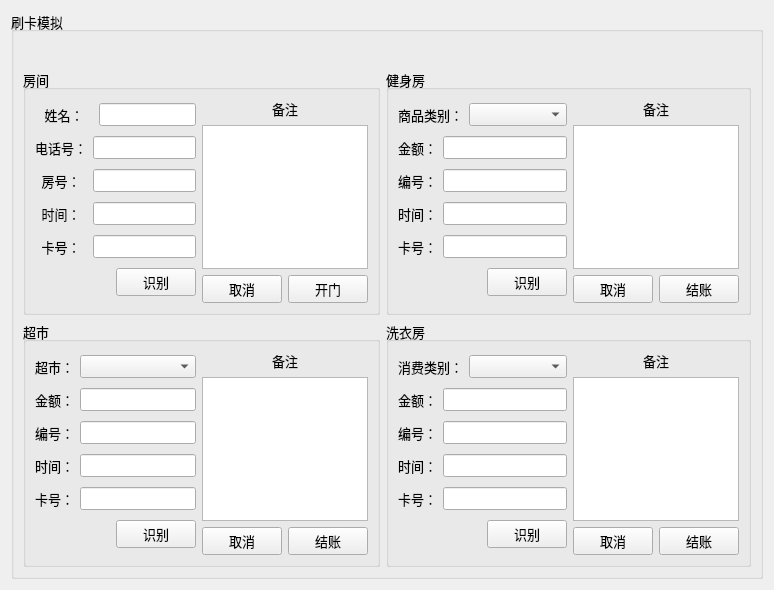
<?xml version="1.0" encoding="UTF-8"?>
<ui version="4.0">
 <class>ConsumePage</class>
 <widget class="QWidget" name="ConsumePage">
  <property name="geometry">
   <rect>
    <x>0</x>
    <y>0</y>
    <width>774</width>
    <height>590</height>
   </rect>
  </property>
  <property name="windowTitle">
   <string>Form</string>
  </property>
  <layout class="QHBoxLayout" name="horizontalLayout">
   <item>
    <widget class="QGroupBox" name="groupBox">
     <property name="font">
      <font>
       <family>Times New Roman</family>
       <pointsize>10</pointsize>
      </font>
     </property>
     <property name="title">
      <string>刷卡模拟</string>
     </property>
     <layout class="QVBoxLayout" name="verticalLayout_9">
      <item>
       <widget class="QLabel" name="label_Tips">
        <property name="font">
         <font>
          <family>Times New Roman</family>
          <pointsize>14</pointsize>
         </font>
        </property>
        <property name="text">
         <string/>
        </property>
        <property name="alignment">
         <set>Qt::AlignCenter</set>
        </property>
        <property name="margin">
         <number>6</number>
        </property>
       </widget>
      </item>
      <item>
       <layout class="QGridLayout" name="gridLayout_3">
        <item row="0" column="0">
         <widget class="QGroupBox" name="groupBox_2">
          <property name="font">
           <font>
            <family>Times New Roman</family>
            <pointsize>10</pointsize>
           </font>
          </property>
          <property name="title">
           <string>房间</string>
          </property>
          <layout class="QGridLayout" name="gridLayout_9" columnstretch="3,2">
           <item row="0" column="0">
            <layout class="QGridLayout" name="gridLayout">
             <item row="1" column="1" colspan="3">
              <widget class="QLineEdit" name="lineEdit_telephoneNumber">
               <property name="font">
                <font>
                 <family>Times New Roman</family>
                 <pointsize>10</pointsize>
                </font>
               </property>
              </widget>
             </item>
             <item row="5" column="2">
              <spacer name="horizontalSpacer">
               <property name="font">
                <font>
                 <family>Times New Roman</family>
                 <pointsize>10</pointsize>
                </font>
               </property>
               <property name="orientation">
                <enum>Qt::Horizontal</enum>
               </property>
               <property name="sizeHint" stdset="0">
                <size>
                 <width>40</width>
                 <height>20</height>
                </size>
               </property>
              </spacer>
             </item>
             <item row="2" column="0">
              <widget class="QLabel" name="label_3">
               <property name="font">
                <font>
                 <family>Times New Roman</family>
                 <pointsize>10</pointsize>
                </font>
               </property>
               <property name="text">
                <string>房号：</string>
               </property>
               <property name="alignment">
                <set>Qt::AlignCenter</set>
               </property>
              </widget>
             </item>
             <item row="4" column="1" colspan="3">
              <widget class="QLineEdit" name="lineEdit_tagId">
               <property name="font">
                <font>
                 <family>Times New Roman</family>
                 <pointsize>10</pointsize>
                </font>
               </property>
               <property name="text">
                <string/>
               </property>
              </widget>
             </item>
             <item row="2" column="1" colspan="3">
              <widget class="QLineEdit" name="lineEdit_roomId">
               <property name="font">
                <font>
                 <family>Times New Roman</family>
                 <pointsize>10</pointsize>
                </font>
               </property>
              </widget>
             </item>
             <item row="0" column="0" colspan="2">
              <widget class="QLabel" name="label">
               <property name="font">
                <font>
                 <family>Times New Roman</family>
                 <pointsize>10</pointsize>
                </font>
               </property>
               <property name="text">
                <string>姓名：</string>
               </property>
               <property name="alignment">
                <set>Qt::AlignCenter</set>
               </property>
              </widget>
             </item>
             <item row="5" column="3">
              <widget class="QPushButton" name="btn_Enventory">
               <property name="font">
                <font>
                 <family>Times New Roman</family>
                 <pointsize>10</pointsize>
                </font>
               </property>
               <property name="text">
                <string>识别</string>
               </property>
              </widget>
             </item>
             <item row="0" column="2" colspan="2">
              <widget class="QLineEdit" name="lineEdit_customerName"/>
             </item>
             <item row="3" column="0">
              <widget class="QLabel" name="label_5">
               <property name="font">
                <font>
                 <family>Times New Roman</family>
                 <pointsize>10</pointsize>
                </font>
               </property>
               <property name="text">
                <string>时间：</string>
               </property>
               <property name="alignment">
                <set>Qt::AlignCenter</set>
               </property>
              </widget>
             </item>
             <item row="3" column="1" colspan="3">
              <widget class="QLineEdit" name="lineEdit_time1">
               <property name="font">
                <font>
                 <family>Times New Roman</family>
                 <pointsize>10</pointsize>
                </font>
               </property>
               <property name="text">
                <string/>
               </property>
              </widget>
             </item>
             <item row="4" column="0">
              <widget class="QLabel" name="label_7">
               <property name="font">
                <font>
                 <family>Times New Roman</family>
                 <pointsize>10</pointsize>
                </font>
               </property>
               <property name="text">
                <string>卡号：</string>
               </property>
               <property name="alignment">
                <set>Qt::AlignCenter</set>
               </property>
              </widget>
             </item>
             <item row="1" column="0">
              <widget class="QLabel" name="label_2">
               <property name="font">
                <font>
                 <family>Times New Roman</family>
                 <pointsize>10</pointsize>
                </font>
               </property>
               <property name="text">
                <string>电话号：</string>
               </property>
               <property name="alignment">
                <set>Qt::AlignCenter</set>
               </property>
              </widget>
             </item>
            </layout>
           </item>
           <item row="0" column="1">
            <layout class="QVBoxLayout" name="verticalLayout_3">
             <item>
              <layout class="QVBoxLayout" name="verticalLayout">
               <item>
                <widget class="QLabel" name="label_6">
                 <property name="font">
                  <font>
                   <family>Times New Roman</family>
                   <pointsize>10</pointsize>
                  </font>
                 </property>
                 <property name="text">
                  <string>备注</string>
                 </property>
                 <property name="alignment">
                  <set>Qt::AlignCenter</set>
                 </property>
                </widget>
               </item>
               <item>
                <widget class="QTextEdit" name="remark">
                 <property name="font">
                  <font>
                   <family>Times New Roman</family>
                   <pointsize>10</pointsize>
                  </font>
                 </property>
                </widget>
               </item>
              </layout>
             </item>
             <item>
              <layout class="QHBoxLayout" name="horizontalLayout_2">
               <item>
                <widget class="QPushButton" name="btn_Cancel">
                 <property name="font">
                  <font>
                   <family>Times New Roman</family>
                   <pointsize>10</pointsize>
                  </font>
                 </property>
                 <property name="text">
                  <string>取消</string>
                 </property>
                </widget>
               </item>
               <item>
                <widget class="QPushButton" name="btn_OK">
                 <property name="font">
                  <font>
                   <family>Times New Roman</family>
                   <pointsize>10</pointsize>
                  </font>
                 </property>
                 <property name="text">
                  <string>开门</string>
                 </property>
                </widget>
               </item>
              </layout>
             </item>
            </layout>
           </item>
          </layout>
         </widget>
        </item>
        <item row="0" column="1">
         <widget class="QGroupBox" name="groupBox_3">
          <property name="font">
           <font>
            <family>Times New Roman</family>
            <pointsize>10</pointsize>
           </font>
          </property>
          <property name="title">
           <string>健身房</string>
          </property>
          <layout class="QGridLayout" name="gridLayout_10" columnstretch="3,2">
           <item row="0" column="0">
            <layout class="QGridLayout" name="gridLayout_2">
             <item row="0" column="0" colspan="2">
              <widget class="QLabel" name="label_8">
               <property name="font">
                <font>
                 <family>Times New Roman</family>
                 <pointsize>10</pointsize>
                </font>
               </property>
               <property name="text">
                <string>商品类别：</string>
               </property>
               <property name="alignment">
                <set>Qt::AlignRight|Qt::AlignTrailing|Qt::AlignVCenter</set>
               </property>
              </widget>
             </item>
             <item row="0" column="2" colspan="2">
              <widget class="QComboBox" name="comboBox_goodsName">
               <property name="font">
                <font>
                 <family>Times New Roman</family>
                 <pointsize>10</pointsize>
                </font>
               </property>
              </widget>
             </item>
             <item row="1" column="0">
              <widget class="QLabel" name="label_9">
               <property name="font">
                <font>
                 <family>Times New Roman</family>
                 <pointsize>10</pointsize>
                </font>
               </property>
               <property name="text">
                <string>金额：</string>
               </property>
               <property name="alignment">
                <set>Qt::AlignRight|Qt::AlignTrailing|Qt::AlignVCenter</set>
               </property>
              </widget>
             </item>
             <item row="1" column="1" colspan="3">
              <widget class="QLineEdit" name="lineEdit_value1">
               <property name="font">
                <font>
                 <family>Times New Roman</family>
                 <pointsize>10</pointsize>
                </font>
               </property>
              </widget>
             </item>
             <item row="3" column="0">
              <widget class="QLabel" name="label_12">
               <property name="font">
                <font>
                 <family>Times New Roman</family>
                 <pointsize>10</pointsize>
                </font>
               </property>
               <property name="text">
                <string>时间：</string>
               </property>
               <property name="alignment">
                <set>Qt::AlignRight|Qt::AlignTrailing|Qt::AlignVCenter</set>
               </property>
              </widget>
             </item>
             <item row="3" column="1" colspan="3">
              <widget class="QLineEdit" name="lineEdit_time2">
               <property name="font">
                <font>
                 <family>Times New Roman</family>
                 <pointsize>10</pointsize>
                </font>
               </property>
               <property name="text">
                <string/>
               </property>
              </widget>
             </item>
             <item row="4" column="1" colspan="3">
              <widget class="QLineEdit" name="lineEdit_tagId1">
               <property name="font">
                <font>
                 <family>Times New Roman</family>
                 <pointsize>10</pointsize>
                </font>
               </property>
               <property name="text">
                <string/>
               </property>
              </widget>
             </item>
             <item row="5" column="2">
              <spacer name="horizontalSpacer_2">
               <property name="font">
                <font>
                 <family>Times New Roman</family>
                 <pointsize>10</pointsize>
                </font>
               </property>
               <property name="orientation">
                <enum>Qt::Horizontal</enum>
               </property>
               <property name="sizeHint" stdset="0">
                <size>
                 <width>40</width>
                 <height>20</height>
                </size>
               </property>
              </spacer>
             </item>
             <item row="4" column="0">
              <widget class="QLabel" name="label_13">
               <property name="font">
                <font>
                 <family>Times New Roman</family>
                 <pointsize>10</pointsize>
                </font>
               </property>
               <property name="text">
                <string>卡号：</string>
               </property>
               <property name="alignment">
                <set>Qt::AlignRight|Qt::AlignTrailing|Qt::AlignVCenter</set>
               </property>
              </widget>
             </item>
             <item row="2" column="0">
              <widget class="QLabel" name="label_10">
               <property name="font">
                <font>
                 <family>Times New Roman</family>
                 <pointsize>10</pointsize>
                </font>
               </property>
               <property name="text">
                <string>编号：</string>
               </property>
               <property name="alignment">
                <set>Qt::AlignRight|Qt::AlignTrailing|Qt::AlignVCenter</set>
               </property>
              </widget>
             </item>
             <item row="5" column="3">
              <widget class="QPushButton" name="btn_Enventory1">
               <property name="font">
                <font>
                 <family>Times New Roman</family>
                 <pointsize>10</pointsize>
                </font>
               </property>
               <property name="text">
                <string>识别</string>
               </property>
              </widget>
             </item>
             <item row="2" column="1" colspan="3">
              <widget class="QLineEdit" name="lineEdit_ReadId1">
               <property name="font">
                <font>
                 <family>Times New Roman</family>
                 <pointsize>10</pointsize>
                </font>
               </property>
              </widget>
             </item>
            </layout>
           </item>
           <item row="0" column="1">
            <layout class="QVBoxLayout" name="verticalLayout_4">
             <item>
              <layout class="QVBoxLayout" name="verticalLayout_2">
               <item>
                <widget class="QLabel" name="label_14">
                 <property name="font">
                  <font>
                   <family>Times New Roman</family>
                   <pointsize>10</pointsize>
                  </font>
                 </property>
                 <property name="text">
                  <string>备注</string>
                 </property>
                 <property name="alignment">
                  <set>Qt::AlignCenter</set>
                 </property>
                </widget>
               </item>
               <item>
                <widget class="QTextEdit" name="remark1">
                 <property name="font">
                  <font>
                   <family>Times New Roman</family>
                   <pointsize>10</pointsize>
                  </font>
                 </property>
                </widget>
               </item>
              </layout>
             </item>
             <item>
              <layout class="QHBoxLayout" name="horizontalLayout_4">
               <item>
                <widget class="QPushButton" name="btn_Return1">
                 <property name="font">
                  <font>
                   <family>Times New Roman</family>
                   <pointsize>10</pointsize>
                  </font>
                 </property>
                 <property name="text">
                  <string>取消</string>
                 </property>
                </widget>
               </item>
               <item>
                <widget class="QPushButton" name="btn_OK1">
                 <property name="font">
                  <font>
                   <family>Times New Roman</family>
                   <pointsize>10</pointsize>
                  </font>
                 </property>
                 <property name="text">
                  <string>结账</string>
                 </property>
                </widget>
               </item>
              </layout>
             </item>
            </layout>
           </item>
          </layout>
         </widget>
        </item>
        <item row="1" column="0">
         <widget class="QGroupBox" name="groupBox_4">
          <property name="font">
           <font>
            <family>Times New Roman</family>
            <pointsize>10</pointsize>
           </font>
          </property>
          <property name="title">
           <string>超市</string>
          </property>
          <layout class="QGridLayout" name="gridLayout_7" columnstretch="3,2">
           <item row="0" column="0">
            <layout class="QGridLayout" name="gridLayout_4">
             <item row="4" column="1" colspan="3">
              <widget class="QLineEdit" name="lineEdit_tagId2">
               <property name="font">
                <font>
                 <family>Times New Roman</family>
                 <pointsize>10</pointsize>
                </font>
               </property>
               <property name="text">
                <string/>
               </property>
              </widget>
             </item>
             <item row="4" column="0">
              <widget class="QLabel" name="label_20">
               <property name="font">
                <font>
                 <family>Times New Roman</family>
                 <pointsize>10</pointsize>
                </font>
               </property>
               <property name="text">
                <string>卡号：</string>
               </property>
               <property name="alignment">
                <set>Qt::AlignRight|Qt::AlignTrailing|Qt::AlignVCenter</set>
               </property>
              </widget>
             </item>
             <item row="5" column="2">
              <spacer name="horizontalSpacer_3">
               <property name="font">
                <font>
                 <family>Times New Roman</family>
                 <pointsize>10</pointsize>
                </font>
               </property>
               <property name="orientation">
                <enum>Qt::Horizontal</enum>
               </property>
               <property name="sizeHint" stdset="0">
                <size>
                 <width>40</width>
                 <height>20</height>
                </size>
               </property>
              </spacer>
             </item>
             <item row="3" column="1" colspan="3">
              <widget class="QLineEdit" name="lineEdit_time3">
               <property name="font">
                <font>
                 <family>Times New Roman</family>
                 <pointsize>10</pointsize>
                </font>
               </property>
               <property name="text">
                <string/>
               </property>
              </widget>
             </item>
             <item row="0" column="0">
              <widget class="QLabel" name="label_15">
               <property name="font">
                <font>
                 <family>Times New Roman</family>
                 <pointsize>10</pointsize>
                </font>
               </property>
               <property name="text">
                <string>超市：</string>
               </property>
               <property name="alignment">
                <set>Qt::AlignRight|Qt::AlignTrailing|Qt::AlignVCenter</set>
               </property>
              </widget>
             </item>
             <item row="5" column="3">
              <widget class="QPushButton" name="btn_Enventory2">
               <property name="font">
                <font>
                 <family>Times New Roman</family>
                 <pointsize>10</pointsize>
                </font>
               </property>
               <property name="text">
                <string>识别</string>
               </property>
              </widget>
             </item>
             <item row="0" column="1" colspan="3">
              <widget class="QComboBox" name="comboBox_supermarket">
               <property name="font">
                <font>
                 <family>Times New Roman</family>
                 <pointsize>10</pointsize>
                </font>
               </property>
              </widget>
             </item>
             <item row="1" column="1" colspan="3">
              <widget class="QLineEdit" name="lineEdit_value2">
               <property name="font">
                <font>
                 <family>Times New Roman</family>
                 <pointsize>10</pointsize>
                </font>
               </property>
              </widget>
             </item>
             <item row="1" column="0">
              <widget class="QLabel" name="label_16">
               <property name="font">
                <font>
                 <family>Times New Roman</family>
                 <pointsize>10</pointsize>
                </font>
               </property>
               <property name="text">
                <string>金额：</string>
               </property>
               <property name="alignment">
                <set>Qt::AlignRight|Qt::AlignTrailing|Qt::AlignVCenter</set>
               </property>
              </widget>
             </item>
             <item row="2" column="1" colspan="3">
              <widget class="QLineEdit" name="lineEdit_ReadId2">
               <property name="font">
                <font>
                 <family>Times New Roman</family>
                 <pointsize>10</pointsize>
                </font>
               </property>
              </widget>
             </item>
             <item row="3" column="0">
              <widget class="QLabel" name="label_19">
               <property name="font">
                <font>
                 <family>Times New Roman</family>
                 <pointsize>10</pointsize>
                </font>
               </property>
               <property name="text">
                <string>时间：</string>
               </property>
               <property name="alignment">
                <set>Qt::AlignRight|Qt::AlignTrailing|Qt::AlignVCenter</set>
               </property>
              </widget>
             </item>
             <item row="2" column="0">
              <widget class="QLabel" name="label_17">
               <property name="font">
                <font>
                 <family>Times New Roman</family>
                 <pointsize>10</pointsize>
                </font>
               </property>
               <property name="text">
                <string>编号：</string>
               </property>
               <property name="alignment">
                <set>Qt::AlignRight|Qt::AlignTrailing|Qt::AlignVCenter</set>
               </property>
              </widget>
             </item>
            </layout>
           </item>
           <item row="0" column="1">
            <layout class="QVBoxLayout" name="verticalLayout_5">
             <item>
              <layout class="QVBoxLayout" name="verticalLayout_6">
               <item>
                <widget class="QLabel" name="label_21">
                 <property name="font">
                  <font>
                   <family>Times New Roman</family>
                   <pointsize>10</pointsize>
                  </font>
                 </property>
                 <property name="text">
                  <string>备注</string>
                 </property>
                 <property name="alignment">
                  <set>Qt::AlignCenter</set>
                 </property>
                </widget>
               </item>
               <item>
                <widget class="QTextEdit" name="remark2">
                 <property name="font">
                  <font>
                   <family>Times New Roman</family>
                   <pointsize>10</pointsize>
                  </font>
                 </property>
                </widget>
               </item>
              </layout>
             </item>
             <item>
              <layout class="QHBoxLayout" name="horizontalLayout_6">
               <item>
                <widget class="QPushButton" name="btn_Return2">
                 <property name="font">
                  <font>
                   <family>Times New Roman</family>
                   <pointsize>10</pointsize>
                  </font>
                 </property>
                 <property name="text">
                  <string>取消</string>
                 </property>
                </widget>
               </item>
               <item>
                <widget class="QPushButton" name="btn_OK2">
                 <property name="font">
                  <font>
                   <family>Times New Roman</family>
                   <pointsize>10</pointsize>
                  </font>
                 </property>
                 <property name="text">
                  <string>结账</string>
                 </property>
                </widget>
               </item>
              </layout>
             </item>
            </layout>
           </item>
          </layout>
         </widget>
        </item>
        <item row="1" column="1">
         <widget class="QGroupBox" name="groupBox_5">
          <property name="font">
           <font>
            <family>Times New Roman</family>
            <pointsize>10</pointsize>
           </font>
          </property>
          <property name="title">
           <string>洗衣房</string>
          </property>
          <layout class="QGridLayout" name="gridLayout_8" columnstretch="3,2">
           <item row="0" column="0">
            <layout class="QGridLayout" name="gridLayout_5">
             <item row="3" column="0">
              <widget class="QLabel" name="label_26">
               <property name="font">
                <font>
                 <family>Times New Roman</family>
                 <pointsize>10</pointsize>
                </font>
               </property>
               <property name="text">
                <string>时间：</string>
               </property>
               <property name="alignment">
                <set>Qt::AlignRight|Qt::AlignTrailing|Qt::AlignVCenter</set>
               </property>
              </widget>
             </item>
             <item row="1" column="0">
              <widget class="QLabel" name="label_23">
               <property name="font">
                <font>
                 <family>Times New Roman</family>
                 <pointsize>10</pointsize>
                </font>
               </property>
               <property name="text">
                <string>金额：</string>
               </property>
               <property name="alignment">
                <set>Qt::AlignRight|Qt::AlignTrailing|Qt::AlignVCenter</set>
               </property>
              </widget>
             </item>
             <item row="1" column="1" colspan="3">
              <widget class="QLineEdit" name="lineEdit_value3">
               <property name="font">
                <font>
                 <family>Times New Roman</family>
                 <pointsize>10</pointsize>
                </font>
               </property>
              </widget>
             </item>
             <item row="3" column="1" colspan="3">
              <widget class="QLineEdit" name="lineEdit_time4">
               <property name="font">
                <font>
                 <family>Times New Roman</family>
                 <pointsize>10</pointsize>
                </font>
               </property>
               <property name="text">
                <string/>
               </property>
              </widget>
             </item>
             <item row="5" column="2">
              <spacer name="horizontalSpacer_4">
               <property name="font">
                <font>
                 <family>Times New Roman</family>
                 <pointsize>10</pointsize>
                </font>
               </property>
               <property name="orientation">
                <enum>Qt::Horizontal</enum>
               </property>
               <property name="sizeHint" stdset="0">
                <size>
                 <width>40</width>
                 <height>20</height>
                </size>
               </property>
              </spacer>
             </item>
             <item row="4" column="0">
              <widget class="QLabel" name="label_27">
               <property name="font">
                <font>
                 <family>Times New Roman</family>
                 <pointsize>10</pointsize>
                </font>
               </property>
               <property name="text">
                <string>卡号：</string>
               </property>
               <property name="alignment">
                <set>Qt::AlignRight|Qt::AlignTrailing|Qt::AlignVCenter</set>
               </property>
              </widget>
             </item>
             <item row="5" column="3">
              <widget class="QPushButton" name="btn_Enventory3">
               <property name="font">
                <font>
                 <family>Times New Roman</family>
                 <pointsize>10</pointsize>
                </font>
               </property>
               <property name="text">
                <string>识别</string>
               </property>
              </widget>
             </item>
             <item row="4" column="1" colspan="3">
              <widget class="QLineEdit" name="lineEdit_tagId3">
               <property name="font">
                <font>
                 <family>Times New Roman</family>
                 <pointsize>10</pointsize>
                </font>
               </property>
               <property name="text">
                <string/>
               </property>
              </widget>
             </item>
             <item row="2" column="0">
              <widget class="QLabel" name="label_24">
               <property name="font">
                <font>
                 <family>Times New Roman</family>
                 <pointsize>10</pointsize>
                </font>
               </property>
               <property name="text">
                <string>编号：</string>
               </property>
               <property name="alignment">
                <set>Qt::AlignRight|Qt::AlignTrailing|Qt::AlignVCenter</set>
               </property>
              </widget>
             </item>
             <item row="2" column="1" colspan="3">
              <widget class="QLineEdit" name="lineEdit_ReadId3">
               <property name="font">
                <font>
                 <family>Times New Roman</family>
                 <pointsize>10</pointsize>
                </font>
               </property>
              </widget>
             </item>
             <item row="0" column="0" colspan="2">
              <widget class="QLabel" name="label_22">
               <property name="font">
                <font>
                 <family>Times New Roman</family>
                 <pointsize>10</pointsize>
                </font>
               </property>
               <property name="text">
                <string>消费类别：</string>
               </property>
               <property name="alignment">
                <set>Qt::AlignRight|Qt::AlignTrailing|Qt::AlignVCenter</set>
               </property>
              </widget>
             </item>
             <item row="0" column="2" colspan="2">
              <widget class="QComboBox" name="comboBox_castType">
               <property name="font">
                <font>
                 <family>Times New Roman</family>
                 <pointsize>10</pointsize>
                </font>
               </property>
              </widget>
             </item>
            </layout>
           </item>
           <item row="0" column="1">
            <layout class="QVBoxLayout" name="verticalLayout_7">
             <item>
              <layout class="QVBoxLayout" name="verticalLayout_8">
               <item>
                <widget class="QLabel" name="label_28">
                 <property name="font">
                  <font>
                   <family>Times New Roman</family>
                   <pointsize>10</pointsize>
                  </font>
                 </property>
                 <property name="text">
                  <string>备注</string>
                 </property>
                 <property name="alignment">
                  <set>Qt::AlignCenter</set>
                 </property>
                </widget>
               </item>
               <item>
                <widget class="QTextEdit" name="remark3">
                 <property name="font">
                  <font>
                   <family>Times New Roman</family>
                   <pointsize>10</pointsize>
                  </font>
                 </property>
                </widget>
               </item>
              </layout>
             </item>
             <item>
              <layout class="QHBoxLayout" name="horizontalLayout_8">
               <item>
                <widget class="QPushButton" name="btn_Return3">
                 <property name="font">
                  <font>
                   <family>Times New Roman</family>
                   <pointsize>10</pointsize>
                  </font>
                 </property>
                 <property name="text">
                  <string>取消</string>
                 </property>
                </widget>
               </item>
               <item>
                <widget class="QPushButton" name="btn_OK3">
                 <property name="font">
                  <font>
                   <family>Times New Roman</family>
                   <pointsize>10</pointsize>
                  </font>
                 </property>
                 <property name="text">
                  <string>结账</string>
                 </property>
                </widget>
               </item>
              </layout>
             </item>
            </layout>
           </item>
          </layout>
         </widget>
        </item>
       </layout>
      </item>
     </layout>
    </widget>
   </item>
  </layout>
 </widget>
 <resources/>
 <connections/>
</ui>
